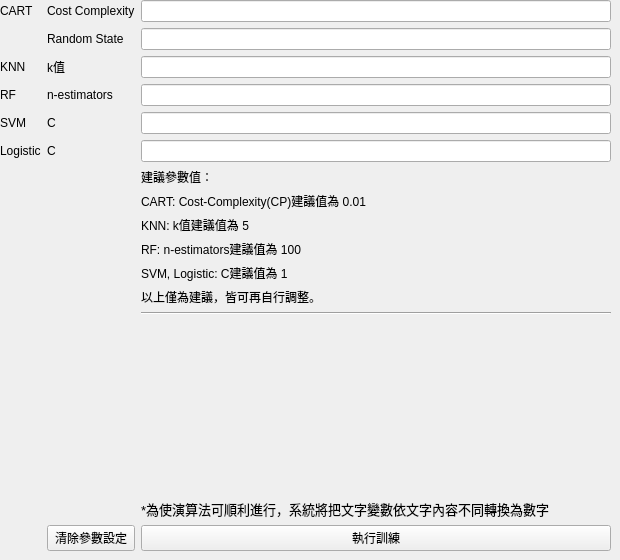
      <widget class="QWidget" name="tab04">
       <property name="accessibleDescription">
        <string/>
       </property>
       <attribute name="title">
        <string>演算法設定</string>
       </attribute>
       <attribute name="toolTip">
        <string> CART, RF, KNN 所得結果及比較</string>
       </attribute>
       <widget class="QWidget" name="gridLayoutWidget">
        <property name="geometry">
         <rect>
          <x>0</x>
          <y>0</y>
          <width>611</width>
          <height>551</height>
         </rect>
        </property>
        <layout class="QGridLayout" name="gridLayout_10" rowstretch="1,0,0,0,0,0,0,0,0,0,0,0,0,1,0,0">
         <item row="0" column="2">
          <widget class="QLineEdit" name="cart_CC"/>
         </item>
         <item row="6" column="2">
          <widget class="QLabel" name="label_20">
           <property name="text">
            <string>建議參數值：</string>
           </property>
           <property name="wordWrap">
            <bool>true</bool>
           </property>
          </widget>
         </item>
         <item row="13" column="2">
          <widget class="QLabel" name="label_33">
           <property name="text">
            <string/>
           </property>
          </widget>
         </item>
         <item row="3" column="2">
          <widget class="QLineEdit" name="rf_MD"/>
         </item>
         <item row="1" column="2">
          <widget class="QLineEdit" name="cart_RS"/>
         </item>
         <item row="15" column="2">
          <widget class="QPushButton" name="algorithm_connect_btn">
           <property name="text">
            <string>執行訓練</string>
           </property>
          </widget>
         </item>
         <item row="3" column="1">
          <widget class="QLabel" name="label_8">
           <property name="text">
            <string>n-estimators</string>
           </property>
          </widget>
         </item>
         <item row="11" column="2">
          <widget class="QLabel" name="label_32">
           <property name="text">
            <string>以上僅為建議，皆可再自行調整。</string>
           </property>
          </widget>
         </item>
         <item row="2" column="1">
          <widget class="QLabel" name="label_7">
           <property name="text">
            <string>k值</string>
           </property>
          </widget>
         </item>
         <item row="0" column="1">
          <widget class="QLabel" name="label_5">
           <property name="text">
            <string>Cost Complexity</string>
           </property>
          </widget>
         </item>
         <item row="9" column="2">
          <widget class="QLabel" name="label_31">
           <property name="text">
            <string>RF: n-estimators建議值為 100</string>
           </property>
          </widget>
         </item>
         <item row="2" column="0">
          <widget class="QLabel" name="label_3">
           <property name="text">
            <string>KNN</string>
           </property>
          </widget>
         </item>
         <item row="7" column="2">
          <widget class="QLabel" name="label_29">
           <property name="text">
            <string>CART: Cost-Complexity(CP)建議值為 0.01</string>
           </property>
          </widget>
         </item>
         <item row="8" column="2">
          <widget class="QLabel" name="label_30">
           <property name="text">
            <string>KNN: k值建議值為 5</string>
           </property>
          </widget>
         </item>
         <item row="2" column="2">
          <widget class="QLineEdit" name="k_value"/>
         </item>
         <item row="4" column="2">
          <widget class="QLineEdit" name="svm_C"/>
         </item>
         <item row="4" column="0">
          <widget class="QLabel" name="label_59">
           <property name="text">
            <string>SVM</string>
           </property>
          </widget>
         </item>
         <item row="4" column="1">
          <widget class="QLabel" name="label_60">
           <property name="text">
            <string>C</string>
           </property>
          </widget>
         </item>
         <item row="3" column="0">
          <widget class="QLabel" name="label_4">
           <property name="text">
            <string>RF</string>
           </property>
          </widget>
         </item>
         <item row="12" column="2">
          <widget class="Line" name="line_7">
           <property name="orientation">
            <enum>Qt::Horizontal</enum>
           </property>
          </widget>
         </item>
         <item row="1" column="1">
          <widget class="QLabel" name="label_6">
           <property name="text">
            <string>Random State</string>
           </property>
          </widget>
         </item>
         <item row="0" column="0">
          <widget class="QLabel" name="label_2">
           <property name="text">
            <string>CART</string>
           </property>
          </widget>
         </item>
         <item row="14" column="2">
          <widget class="QLabel" name="label">
           <property name="font">
            <font>
             <pointsize>10</pointsize>
            </font>
           </property>
           <property name="text">
            <string>*為使演算法可順利進行，系統將把文字變數依文字內容不同轉換為數字</string>
           </property>
           <property name="alignment">
            <set>Qt::AlignBottom|Qt::AlignLeading|Qt::AlignLeft</set>
           </property>
          </widget>
         </item>
         <item row="15" column="1">
          <widget class="QPushButton" name="para_clear_btn">
           <property name="text">
            <string>清除參數設定</string>
           </property>
          </widget>
         </item>
         <item row="5" column="0">
          <widget class="QLabel" name="label_61">
           <property name="text">
            <string>Logistic</string>
           </property>
          </widget>
         </item>
         <item row="5" column="1">
          <widget class="QLabel" name="label_62">
           <property name="text">
            <string>C</string>
           </property>
          </widget>
         </item>
         <item row="5" column="2">
          <widget class="QLineEdit" name="logistic_C"/>
         </item>
         <item row="6" column="1">
          <widget class="QWidget" name="widget" native="true"/>
         </item>
         <item row="10" column="2">
          <widget class="QLabel" name="label_83">
           <property name="text">
            <string>SVM, Logistic: C建議值為 1</string>
           </property>
          </widget>
         </item>
        </layout>
       </widget>
      </widget>
